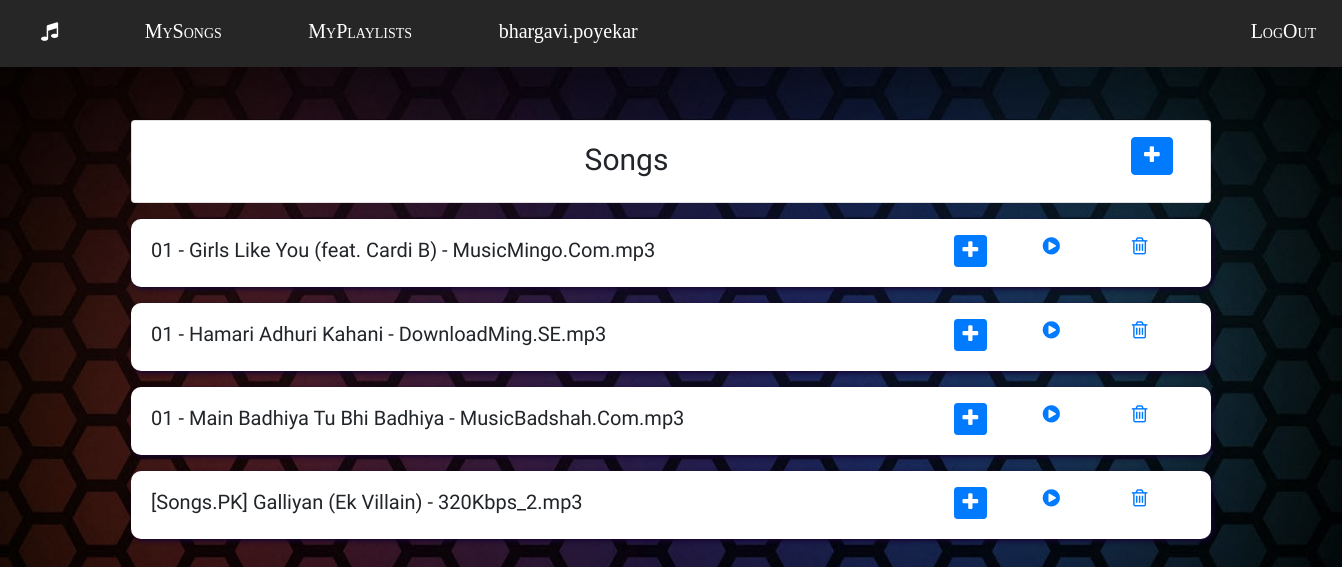
/songs/ (signed in), run on an earlier commit of the app's database.
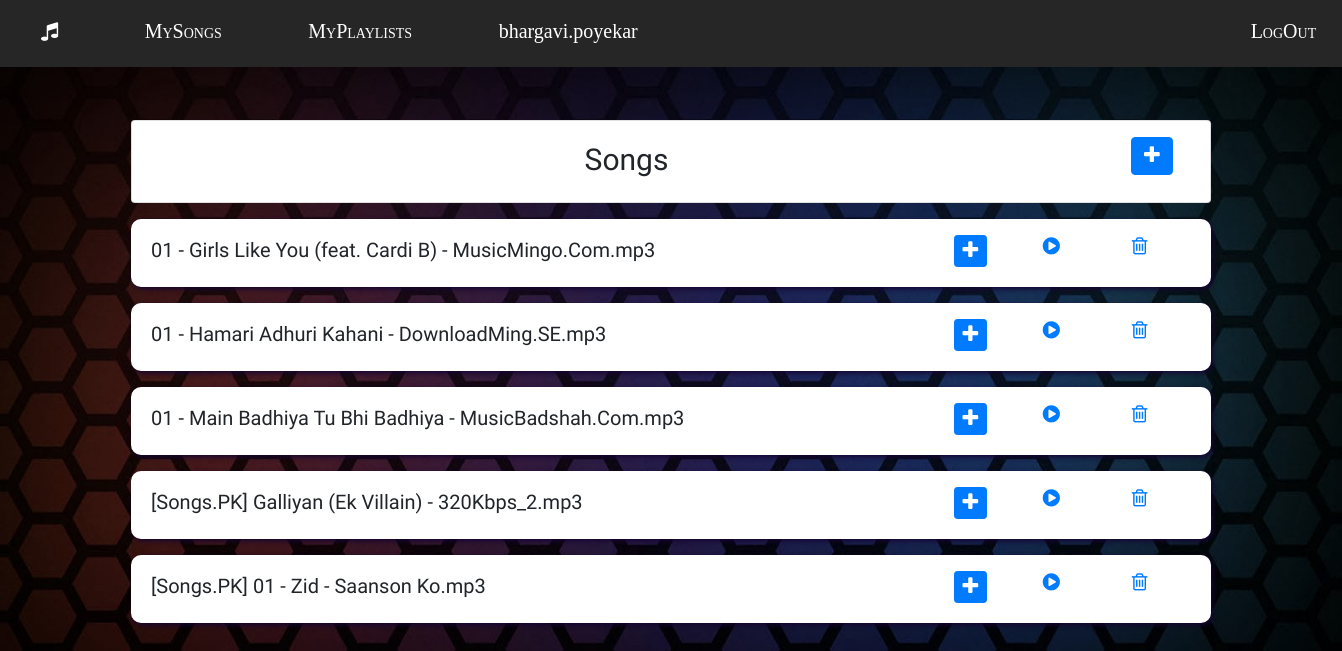
And on a later commit of the database.
### songs/models.py (models this page shows, shortened)
class Song(models.Model):
	user = models.ForeignKey(User,default=None,on_delete=models.CASCADE)
	song_name= models.CharField(max_length=100)
	song_url=models.CharField(max_length=400)
	mood_options=[('sad', 'sad'),('happy', 'happy'),('normal','normal')]
	emotion = models.CharField(max_length=50,choices=mood_options,default='normal')

### songs/views.py (the view)
# urls.py: path('',songs_view.songs,name='users-songs'),
def songs(request):
    songs=Song.objects.filter(user=request.user)
    count=songs.count()
    if count==0:
        songs=None
    playlists=Playlist.objects.filter(user=request.user)
    count=playlists.count()
    if count==0:
        playlists=None
    return render(request,'songs/songs.html',{'songs':songs,'playlists':playlists})

### songs/templates/songs/songs.html (shortened to what this page needs)
{% extends 'users/main.html' %}
{% load static %}
{% block content %}
<div class="container">
    <div class="col-12 col-md-12 ">
        <div class="card ">
            <div class="card-content ">
                <div class="card-body pt-2">
                    <div class="row">
                        <div class="col-md-11 col-12 pt-2 text-center heading">
                            Songs
                        </div>
                        <div class="col-md-1 col-12 pt-2">
                            <button type="button" class="btn btn-primary" data-toggle="modal" data-target="#addSong">
                                <i class="fa fa-plus" aria-hidden="true"></i>
                            </button>
                        </div>
                    </div>
                </div>
            </div>
        </div>
    </div>
    {% if songs %}
    {% for song in songs %}
    <div class="col-12 col-md-12 mt-3">
        <div class="card pull-up">
            <div class="card-content ">
                <div class="card-body pt-2">
                    <div class="row">
                        <div class="col-md-9 col-12 pt-2 list">
                            {{song.song_name}}
                        </div>
                        <div class="col-md-1 col-12 pt-2">
                            <button type="button" class="btn btn-primary btn-sm" data-toggle="modal" data-target="#addToPlaylist{{song.id}}">
                                <i class="fa fa-plus" aria-hidden="true"></i>
                            </button>
                        </div>
                        <div class="col-md-1 col-12 pt-2">
                            <a href="{% url 'play-songs' song.id %}"><i class="fa fa-play-circle" aria-hidden="true"></i></a>
                        </div>
                        <div class="col-md-1 col-12 pt-2">
                            <a href="{% url 'del-song' song.id %}"><i class="fa fa-trash-o" aria-hidden="true"></i></a>
                        </div>
                    </div>
                </div>
            </div>
        </div>
    </div>
    {% endfor %}
    {% else %}
    <h4 style="color:white;margin-top:10px;text-align:center;">No Songs uploaded</h4>
    {% endif %}
</div>
{% endblock %}

### users/templates/users/main.html (shortened to what this page needs)
{% load static %}
<!DOCTYPE html>
    <head>
        <link rel="stylesheet" href="https://stackpath.bootstrapcdn.com/bootstrap/4.5.2/css/bootstrap.min.css">
        <link rel="stylesheet" href="https://stackpath.bootstrapcdn.com/font-awesome/4.7.0/css/font-awesome.min.css">
        <link rel="stylesheet" href="https://cdnjs.cloudflare.com/ajax/libs/animate.css/4.0.0/animate.min.css" />
        <link rel="stylesheet" href="{% static '/css/style.css' %}">
        <link rel="stylesheet" href="{% static '/css/prostyles.css' %}">
    </head>
    <body>
        <div class="wrapper">
            {% include 'users/navbar.html' %}
        </div>
        {% block content %}
        {% endblock %}
    </body>
</html>

### users/templates/users/navbar.html
<nav>
    <ul>
        <li><a href="{% url 'users-home' %}"><i class="fa fa-music"></i></a></li>
        <li><a href="{% url 'users-songs' %}">MySongs</a></li>
        <li><a href="{% url 'users-playlists' %}">MyPlaylists</a></li>
        <li><a href="{% url 'user-profile' %}" style="font-variant: normal;">{{user.username}}</a></li>
        <li><a href="{% url 'logout' %}" style="margin-left:900% ;float:right">LogOut</a></li>
    </ul>
</nav>

### static/css/style.css (style rules this page uses)
body { padding: 0; margin: 0; min-height: 100vh; }
.wrapper { min-height: 15vh; }
nav { display: flex; flex-direction: column; position: absolute; width: 100%; background: #262626; height: 67px; }
nav ul { list-style: none; margin: 0; padding: 0; align-items: center; }
nav ul li { display: inline-flex; justify-content: center; }
nav ul li a { position: relative; padding: 16px; margin: 0 25px; color: #fff; text-decoration: none; font-variant: small-caps; font-family: Audiowide; font-size: 20px; }
nav ul li a:after { content: ""; position: absolute; left: 50%; bottom: 0; transform: translateX(-50%) scaleX(0); -webkit-transform: translateX(-50%) scaleX(0); -webkit-transform-origin: 50% 50%; transform-origin: 50% 50%; width: 100%; height: 2px; background-color: rgba(255, 255, 255, 0.9); -webkit-transition: transform 250ms; transition: transform 250ms; }
.pull-up { transition: transform 0.2s; border-radius: 10px; border: 10px; box-shadow: 2px 2px 5px rgb(22, 5, 51); }

What changed in the data, as far as the page shows it:
added Song: song_name "[Songs.PK] 01 - Zid - Saanson Ko.mp3"
